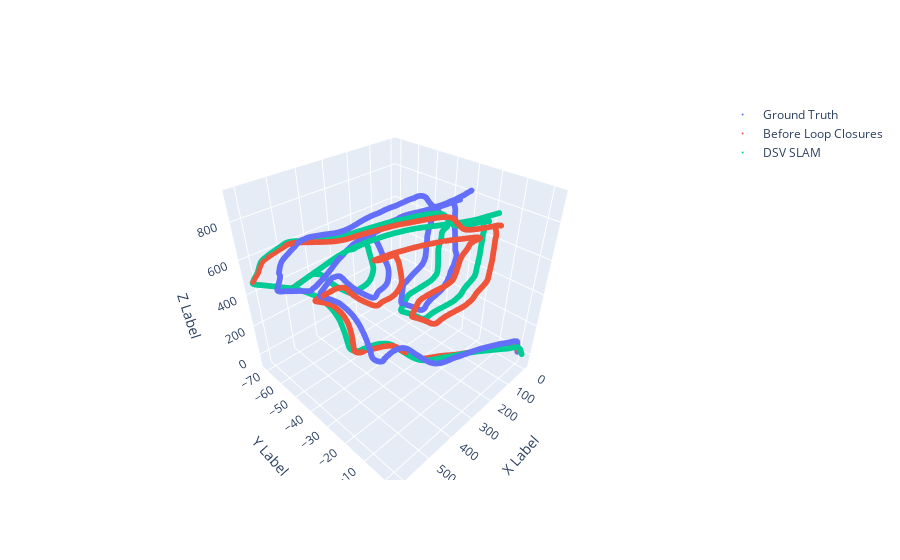

The notebook cell this image was saved under:
### Code cell
x1 = np.array(df_ds['x'].copy())
y1 = np.array(df_ds['y'].copy())
z1 = np.array(df_ds['z'].copy())

x2 = np.array(df_sod['x'].copy())
y2 = np.array(df_sod['y'].copy())
z2 = np.array(df_sod['z'].copy())

x3 = np.array(df_gd['x'].copy())
y3 = np.array(df_gd['y'].copy())
z3 = np.array(df_gd['z'].copy())

marker_size = 2
# Create a 3D scatter plot for the first set of data
trace1 = go.Scatter3d(x=x1, y=y1, z=z1, mode='markers', name='DSV SLAM',marker=dict(size=marker_size))

# Create a 3D scatter plot for the second set of data
trace2 = go.Scatter3d(x=x2, y=y2, z=z2, mode='markers', name='Before Loop Closures',marker=dict(size=marker_size))

trace3 = go.Scatter3d(x=x3, y=y3, z=z3, mode='markers', name='Ground Truth',marker=dict(size=marker_size))

# Create a layout with axis labels
layout = go.Layout(scene=dict(xaxis_title='X Label', yaxis_title='Y Label', zaxis_title='Z Label'))

# Create a figure with both traces
fig = go.Figure(data=[trace3,trace2, trace1], layout=layout)

# Show the interactive plot
fig.show()

### Figure 1 — Plotly figure (JSON) as saved in the notebook; plotly's stock layout.template omitted (floating-point values rounded to 4 significant figures; data arrays with more than 128 entries replaced by an {"elided": "..."} marker saying what was removed)
{"data": [{"marker": {"size": 2}, "mode": "markers", "name": "Ground Truth", "type": "scatter3d", "x": {"elided": "4661 float values"}, "y": {"elided": "4661 float values"}, "z": {"elided": "4661 float values"}}, {"marker": {"size": 2}, "mode": "markers", "name": "Before Loop Closures", "type": "scatter3d", "x": {"elided": "2821 float values"}, "y": {"elided": "2821 float values"}, "z": {"elided": "2821 float values"}}, {"marker": {"size": 2}, "mode": "markers", "name": "DSV SLAM", "type": "scatter3d", "x": {"elided": "2821 float values"}, "y": {"elided": "2821 float values"}, "z": {"elided": "2821 float values"}}], "layout": {"scene": {"xaxis": {"title": {"text": "X Label"}}, "yaxis": {"title": {"text": "Y Label"}}, "zaxis": {"title": {"text": "Z Label"}}}}}
